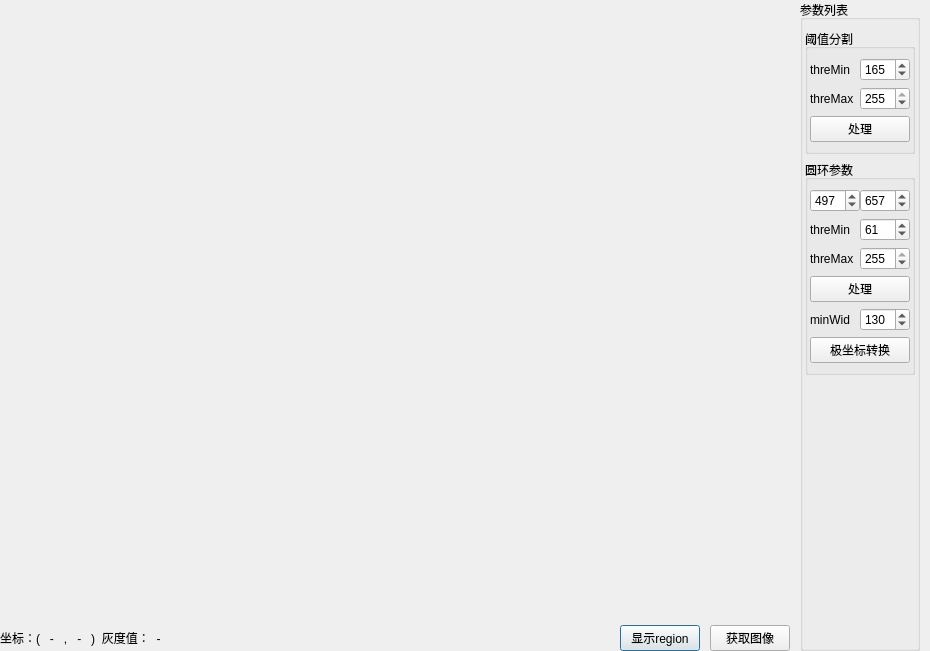
<?xml version="1.0" encoding="UTF-8"?>
<ui version="4.0">
 <class>halconDlg</class>
 <widget class="QDialog" name="halconDlg">
  <property name="geometry">
   <rect>
    <x>0</x>
    <y>0</y>
    <width>930</width>
    <height>651</height>
   </rect>
  </property>
  <property name="windowTitle">
   <string>Dialog</string>
  </property>
  <layout class="QHBoxLayout" name="horizontalLayout_2">
   <property name="spacing">
    <number>10</number>
   </property>
   <property name="leftMargin">
    <number>0</number>
   </property>
   <property name="topMargin">
    <number>0</number>
   </property>
   <property name="rightMargin">
    <number>10</number>
   </property>
   <property name="bottomMargin">
    <number>0</number>
   </property>
   <item>
    <layout class="QVBoxLayout" name="verticalLayout_2">
     <property name="topMargin">
      <number>10</number>
     </property>
     <item>
      <widget class="QLabel" name="label_Img">
       <property name="sizePolicy">
        <sizepolicy hsizetype="Expanding" vsizetype="Expanding">
         <horstretch>0</horstretch>
         <verstretch>0</verstretch>
        </sizepolicy>
       </property>
       <property name="text">
        <string/>
       </property>
      </widget>
     </item>
     <item>
      <layout class="QHBoxLayout" name="horizontalLayout">
       <property name="topMargin">
        <number>5</number>
       </property>
       <item>
        <widget class="QLabel" name="label">
         <property name="sizePolicy">
          <sizepolicy hsizetype="Expanding" vsizetype="Preferred">
           <horstretch>0</horstretch>
           <verstretch>0</verstretch>
          </sizepolicy>
         </property>
         <property name="text">
          <string>坐标：(   -   ,   -   )  灰度值：  -  </string>
         </property>
        </widget>
       </item>
       <item>
        <widget class="QPushButton" name="btn_showRegion">
         <property name="text">
          <string>显示region</string>
         </property>
        </widget>
       </item>
       <item>
        <widget class="QPushButton" name="btn_getImg">
         <property name="text">
          <string>获取图像</string>
         </property>
        </widget>
       </item>
      </layout>
     </item>
    </layout>
   </item>
   <item>
    <widget class="QGroupBox" name="groupBox">
     <property name="minimumSize">
      <size>
       <width>120</width>
       <height>50</height>
      </size>
     </property>
     <property name="title">
      <string>参数列表</string>
     </property>
     <layout class="QVBoxLayout" name="verticalLayout_3">
      <property name="leftMargin">
       <number>2</number>
      </property>
      <property name="rightMargin">
       <number>2</number>
      </property>
      <item>
       <widget class="QGroupBox" name="groupBox_2">
        <property name="title">
         <string>阈值分割</string>
        </property>
        <layout class="QVBoxLayout" name="verticalLayout_4">
         <property name="leftMargin">
          <number>2</number>
         </property>
         <property name="rightMargin">
          <number>2</number>
         </property>
         <item>
          <layout class="QHBoxLayout" name="horizontalLayout_4">
           <property name="spacing">
            <number>0</number>
           </property>
           <property name="topMargin">
            <number>0</number>
           </property>
           <item>
            <widget class="QLabel" name="label_2">
             <property name="text">
              <string>threMin</string>
             </property>
            </widget>
           </item>
           <item>
            <widget class="QSpinBox" name="spin_threMin">
             <property name="minimum">
              <number>0</number>
             </property>
             <property name="maximum">
              <number>255</number>
             </property>
             <property name="value">
              <number>165</number>
             </property>
            </widget>
           </item>
          </layout>
         </item>
         <item>
          <layout class="QHBoxLayout" name="horizontalLayout_5">
           <property name="spacing">
            <number>0</number>
           </property>
           <property name="topMargin">
            <number>0</number>
           </property>
           <item>
            <widget class="QLabel" name="label_3">
             <property name="text">
              <string>threMax</string>
             </property>
            </widget>
           </item>
           <item>
            <widget class="QSpinBox" name="spin_threMax">
             <property name="maximum">
              <number>255</number>
             </property>
             <property name="value">
              <number>255</number>
             </property>
            </widget>
           </item>
          </layout>
         </item>
         <item>
          <widget class="QPushButton" name="btn_detect">
           <property name="text">
            <string>处理</string>
           </property>
          </widget>
         </item>
        </layout>
       </widget>
      </item>
      <item>
       <widget class="QGroupBox" name="groupBox_3">
        <property name="title">
         <string>圆环参数</string>
        </property>
        <layout class="QVBoxLayout" name="verticalLayout_5">
         <property name="leftMargin">
          <number>2</number>
         </property>
         <property name="rightMargin">
          <number>2</number>
         </property>
         <item>
          <layout class="QHBoxLayout" name="horizontalLayout_8">
           <property name="spacing">
            <number>0</number>
           </property>
           <property name="topMargin">
            <number>0</number>
           </property>
           <item>
            <widget class="QSpinBox" name="spin_smallR">
             <property name="minimum">
              <number>0</number>
             </property>
             <property name="maximum">
              <number>999</number>
             </property>
             <property name="value">
              <number>497</number>
             </property>
            </widget>
           </item>
           <item>
            <widget class="QSpinBox" name="spin_bigR">
             <property name="maximum">
              <number>999</number>
             </property>
             <property name="value">
              <number>657</number>
             </property>
            </widget>
           </item>
          </layout>
         </item>
         <item>
          <layout class="QHBoxLayout" name="horizontalLayout_6">
           <property name="spacing">
            <number>0</number>
           </property>
           <property name="topMargin">
            <number>0</number>
           </property>
           <item>
            <widget class="QLabel" name="label_4">
             <property name="text">
              <string>threMin</string>
             </property>
            </widget>
           </item>
           <item>
            <widget class="QSpinBox" name="spin_laputhreMin">
             <property name="minimum">
              <number>0</number>
             </property>
             <property name="maximum">
              <number>255</number>
             </property>
             <property name="value">
              <number>61</number>
             </property>
            </widget>
           </item>
          </layout>
         </item>
         <item>
          <layout class="QHBoxLayout" name="horizontalLayout_7">
           <property name="spacing">
            <number>0</number>
           </property>
           <property name="topMargin">
            <number>0</number>
           </property>
           <item>
            <widget class="QLabel" name="label_5">
             <property name="text">
              <string>threMax</string>
             </property>
            </widget>
           </item>
           <item>
            <widget class="QSpinBox" name="spin_laputhreMax">
             <property name="maximum">
              <number>255</number>
             </property>
             <property name="value">
              <number>255</number>
             </property>
            </widget>
           </item>
          </layout>
         </item>
         <item>
          <widget class="QPushButton" name="btn_lapuDetect">
           <property name="text">
            <string>处理</string>
           </property>
          </widget>
         </item>
         <item>
          <layout class="QHBoxLayout" name="horizontalLayout_9">
           <property name="spacing">
            <number>0</number>
           </property>
           <property name="topMargin">
            <number>0</number>
           </property>
           <item>
            <widget class="QLabel" name="label_6">
             <property name="text">
              <string>minWid</string>
             </property>
            </widget>
           </item>
           <item>
            <widget class="QSpinBox" name="spin_minWid">
             <property name="maximum">
              <number>999</number>
             </property>
             <property name="value">
              <number>130</number>
             </property>
            </widget>
           </item>
          </layout>
         </item>
         <item>
          <widget class="QPushButton" name="btn_polarChange">
           <property name="text">
            <string>极坐标转换</string>
           </property>
          </widget>
         </item>
        </layout>
       </widget>
      </item>
      <item>
       <spacer name="verticalSpacer">
        <property name="orientation">
         <enum>Qt::Vertical</enum>
        </property>
        <property name="sizeHint" stdset="0">
         <size>
          <width>20</width>
          <height>40</height>
         </size>
        </property>
       </spacer>
      </item>
     </layout>
    </widget>
   </item>
  </layout>
 </widget>
 <resources/>
 <connections/>
</ui>
